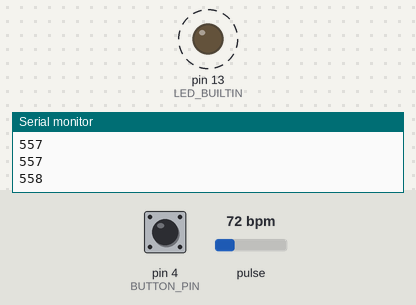
Recording of a sketch running on a simulated Arduino Uno, built with avr-gcc and run on an emulated ATmega328P. Shown: output pins drawn as LEDs (lit = HIGH), the last lines printed to the serial monitor. Dashed ring = blinking. The inputs (shaded band) are chosen by the test bench; at power-on: pulse 72 bpm, pin 4 (BUTTON_PIN) HIGH.

Above: at 1.2 s.
1.3 s: pulse set to 42 bpm
At 3.81 s:
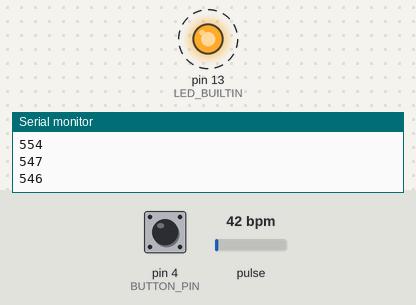
10.3 s: pulse set to 70 bpm
At 11.28 s:
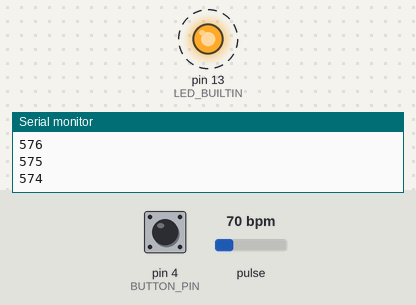
Timing chart, 0 to 14.3 s (numbered marks = the images above; inputs shaded):
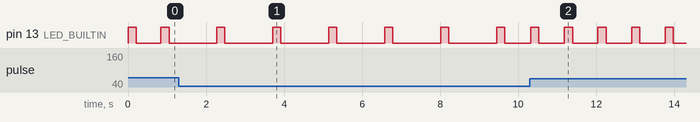

The sketch:

PulseSensor.ino
```cpp
#include <PulseSensorPlayground.h>

#define BUTTON_PIN 4
const int PulseWire = A0;  // PulseSensor connected to Analog pin A0
const int LED = LED_BUILTIN;  // Built-in LED
int Threshold = 550;  // Threshold for detecting beats

PulseSensorPlayground pulseSensor;
int t = 0;  // Time variable
int myBPM = 0;  // BPM variable, initialized to 0 (no reading)
const int MIN_BPM = 40;  // Minimum realistic BPM
const int MAX_BPM = 180; // Maximum realistic BPM
bool abnormalityMode = false;  // Flag to switch ECG mode
bool lastButtonState = HIGH;  // Store previous button state
unsigned long lastDebounceTime = 0;  // Store last button press time
const unsigned long debounceDelay = 50;  // Debounce time (50ms)

int filterBPM(int bpm) {
    static int lastValidBPM = MIN_BPM;  // Keep track of last valid BPM

    if (bpm >= MIN_BPM && bpm <= MAX_BPM) {
        lastValidBPM = bpm;  // Accept valid readings directly
        return bpm;
    }

    // Apply filtering only for out-of-range values
    lastValidBPM = (lastValidBPM * 0.7) + (bpm * 0.3);
    return lastValidBPM;
}


void setup() {
    Serial.begin(115200);  // Start Serial Monitor & Plotter

    // Configure the PulseSensor object
    pulseSensor.analogInput(PulseWire);
    pulseSensor.blinkOnPulse(LED);
    pulseSensor.setThreshold(Threshold);
    pinMode(BUTTON_PIN, INPUT_PULLUP);  // Enable pull-up resistor for button

    if (pulseSensor.begin()) {
        Serial.println("PulseSensor initialized!");
    }
}

void loop() {
    if (pulseSensor.sawStartOfBeat()) {
        int rawBPM = pulseSensor.getBeatsPerMinute();
        int originalBPM = rawBPM;  // Store raw BPM before filtering
        myBPM = filterBPM(rawBPM);  // Apply BPM filtering only on out-of-range values

        float errorPercentage = 0.0;
        if (originalBPM > 0 && originalBPM != myBPM) {  // Compare original BPM with filtered one
            errorPercentage = abs((originalBPM - myBPM) / (float)originalBPM) * 100;
        }


        // Print BPM to Serial Monitor
        Serial.print("Raw BPM: ");
        Serial.print(rawBPM);
        Serial.print(" | Filtered BPM: ");
        Serial.print(myBPM);
        Serial.print(" | Error %: ");
        Serial.println(errorPercentage, 2);

    } else {
        // If no heartbeat detected, reduce BPM gradually to simulate natural behavior
        myBPM = max(myBPM - 1, 30);  // Prevents BPM from dropping to 0 instantly
    }

    // *Button Handling with Debounce and Toggle Mode*
    bool buttonState = digitalRead(BUTTON_PIN);

    if (buttonState == LOW && lastButtonState == HIGH && (millis() - lastDebounceTime) > debounceDelay) {
        abnormalityMode = !abnormalityMode;  // Toggle hypokalemia mode
        Serial.print("abnormality Mode: ");
        Serial.println(abnormalityMode ? "ON" : "OFF");
        lastDebounceTime = millis();  // Reset debounce timer
    }

    lastButtonState = buttonState;  // Update last button state

    // Generate ECG signal based on mode
    int ecgValue = (myBPM > 30) ? generateECG(t, myBPM, abnormalityMode) : 512;  // Default baseline if no finger

    // Send ECG waveform values to Serial Plotter
    Serial.println(ecgValue + myBPM);

    t += 5;
    delay(10);  // Control waveform speed
}

// Function to normalize BPM between 0 and 1
float normalizeBPM(int bpm) {
    bpm = constrain(bpm, MIN_BPM, MAX_BPM);  // Keep within valid range
    return (float)(bpm - MIN_BPM) / (MAX_BPM - MIN_BPM);
}

// Function to generate ECG waveform, with U-wave if hypokalemia is active
int generateECG(int t, int bpm, bool abnormality) {
    float T = 60000.0 / bpm;  // Adjust period based on BPM
    float phase = (t % (int)T) / T * TWO_PI;  // Normalize time to one cycle

    float baseline = 512;  // Midpoint (baseline ECG value)

    // Simulating ECG wave components using Gaussian peaks
    float P_wave = 20 * exp(-pow(phase - 0.6, 2) / 0.02);  // Small P-wave
    float Q_wave = -100 * exp(-pow(phase - 1.2, 2) / 0.01); // Small downward Q-wave
    float R_wave = 300 * exp(-pow(phase - 1.3, 2) / 0.005); // Sharp upward R-peak
    float S_wave = -80 * exp(-pow(phase - 1.4, 2) / 0.005); // Small downward S-wave
    float T_wave = 30 * exp(-pow(phase - 2.2, 2) / 0.03); // Broad T-wave

    float ecgSignal = baseline + P_wave + Q_wave + R_wave + S_wave + T_wave;

    // If hypokalemia mode is active, add a *prominent U-wave*
    if (abnormality) {
        float ab_wave = -1200 * exp(-pow(phase - 1.3, 2) / 0.005); // *Prominent U-wave*
        ecgSignal += ab_wave;
    }

    return constrain((int)ecgSignal, 0, 1023);  // Keep within ADC range
}
```

Measured:
- after the input at 1.3 s, pin 13 (LED_BUILTIN): alternates HIGH for 0.20 s and LOW for 1.2 s, starting after 0.97 s
- after the input at 10.3 s, pin 13 (LED_BUILTIN): alternates HIGH for 0.21 s and LOW for 0.65 s, starting at once
- by itself, pin 13 (LED_BUILTIN): alternates HIGH for 0.21 s and LOW for 0.63 s
